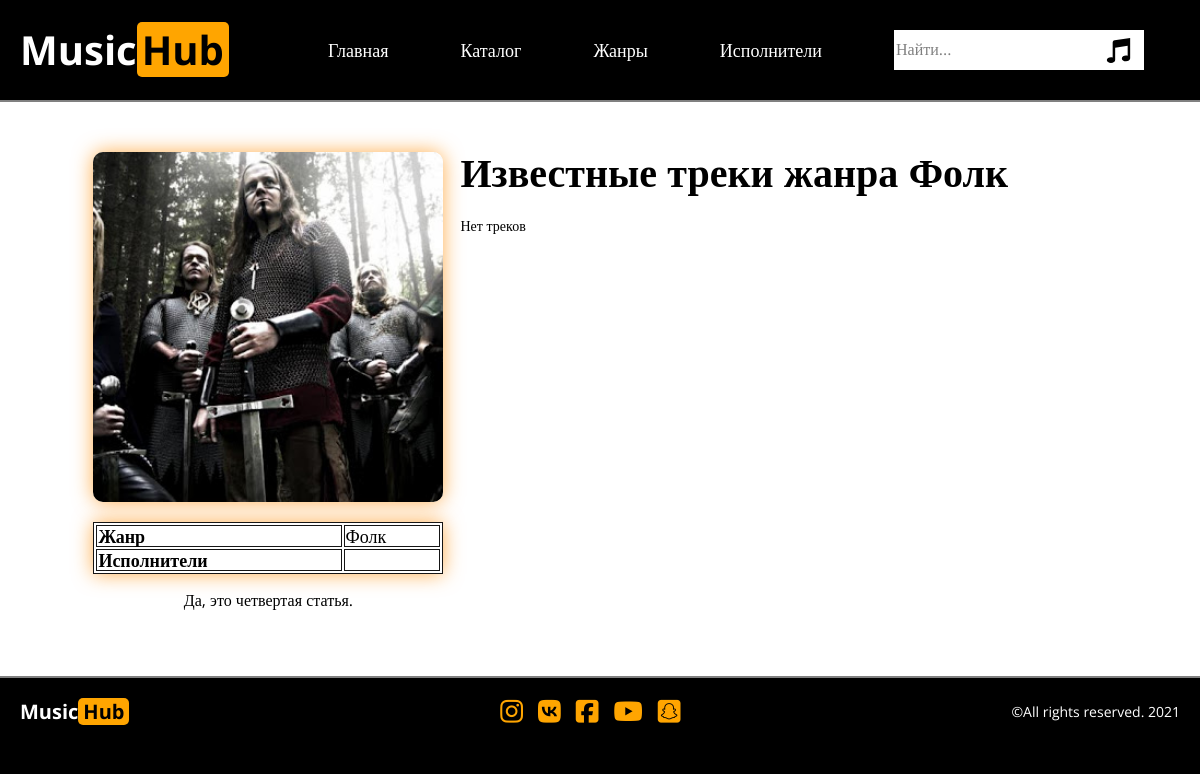
The app's page /single-genre.php?id=4 with its own data.
### tables this page shows
CREATE TABLE `categories` (
  `id` int(10) UNSIGNED NOT NULL,
  `name` char(200) NOT NULL,
  `cover` char(200) NOT NULL,
  `content` text NOT NULL
);

### single-genre.php (the view, shortened to what this page needs)
<?php
include_once "./templates/functions.php";
$id_genre = $_REQUEST["id"];
$sql = "SELECT * FROM `categories` WHERE `id` = '$id_genre'";
$res = $mysqli -> query($sql);
$resCat = $res -> fetch_assoc();
?>
<!DOCTYPE html>
<html lang="ru">
    <head>
        <link rel="stylesheet" type="text/css" href="css/style.css">
    </head>
    <body>
        <header>
            <div class="wrapper">
                <div class="container header">
                    <div class="header__item logo">Music<span>Hub</span>
                    </div>
                    <ul class="header__item header__nav">
                        <li class="header__nav--item"><a href="index.php">Главная</a></li>
                        <li class="header__nav--item"><a href="#">Каталог</a></li>
                        <li class="header__nav--item"><a href="genres.php">Жанры</a></li>
                        <li class="header__nav--item"><a href="authors.php">Исполнители</a></li>
                        <li class="header__nav--item">
                            <form name="search" method="post" action="search.php" class="search">
                                <input type="search" name="search_q" placeholder="Найти...">
                                <input type="image" src="img/music_player_sign_musical_note_icon_123811.svg">
                            </form>
                        </li>
                    </ul>
                </div>
            </div>
        </header>
        <main>
            <div class="wrapper single">
                <div class="container">
                    <div class="content">
                        <div class="sidebar">
                            <?php
                                single_cat($mysqli, $id_genre);
                            ?>
                        </div>
                        <div class="main">
                            <h1>Известные треки жанра <?= $resCat['name'] ?></h1>
                            <div class="loop__music--card">
                                <?php
                                    post_loop($mysqli, $id_genre, 6, 'cat_id');
                                ?>
                            </div>
                        </div>
                    </div>
                </div>
            </div>
        </main>
        <footer>
            <div class="wrapper">
                <div class="container">
                    <div class="header__item logo">Music<span>Hub</span></div>
                    <ul class="social">
                        <li><i class="fab fa-instagram"></i></li>
                        <li><i class="fab fa-vk"></i></li>
                        <li><i class="fab fa-facebook-square"></i></li>
                        <li><i class="fab fa-youtube"></i></li>
                        <li><i class="fab fa-snapchat-square"></i></li>
                    </ul>
                    <div class="copyright">©All rights reserved. 2021</div>
                </div>
            </div>
        </footer>
    </body>
</html>

### templates/functions.php (shortened to what this page needs)
            <?php
function single_cat ($mysqli, $id) {
    $sql = "SELECT * FROM `categories` WHERE `id` = '$id'";
    $res = $mysqli -> query($sql);
    if ($res -> num_rows > 0) {
        while ($resCat = $res -> fetch_assoc()) {
            ?>
            <img src="<?= $resCat['cover'] ?>" alt="">
            <table width="350" border="1.5" bordercolor="#151515">
                <tr>
                    <td class="col">Жанр</td>
                    <td><?= $resCat['name'] ?></td>
                </tr>
                <tr>
                    <td class="col">Исполнители</td>
                    <td>
                    </td>
                </tr>
            </table>
            <?= $resCat['content'] ?>
            <?php
        }
    } else {
        echo "Нет треков";
    }
}
            ?>
            <?php
function post_loop ($mysqli, $id, $num, $orderby) {
    $sql = "SELECT * FROM `music` WHERE `$orderby` = '$id' ORDER BY RAND() ";
    $i = 0;
    $res = $mysqli -> query($sql);
    if ($res -> num_rows > 0) {
        while ($i < $num && $resPost = $res -> fetch_assoc()) {
            $i++;
            ?>
            <a href="single-post.php?id=<?= $resPost['id'] ?>" class="music--card">
                <h4><?= $resPost['title'] ?></h4>
                <audio src="<?= $resPost['file_url'] ?>" type="audio/mpeg" controls="controls"></audio>
            </a>
            <?php
        }
    } else {
        echo "Нет треков";
    }
}

### css/style.css (style rules this page uses)
*, *:before, *:after { -moz-box-sizing: border-box; -webkit-box-sizing: border-box; box-sizing: border-box; }
nav, footer, header, aside { display: block; padding: 0; }
html, body { height: 100%; width: 100%; font-size: 100%; line-height: 1; font-size: 14px; -ms-text-size-adjust: 100%; -moz-text-size-adjust: 100%; -webkit-text-size-adjust: 100%; margin:0; overflow-x: hidden; }
input, button, textarea { font-family: inherit; }
a, a:visited { text-decoration: none; }
ul li { list-style: none; margin-block-start:0; margin-block-end:0; }
img { vertical-align: top; }
h1, h2, h3, h4, h5, h6 { font-size: inherit; font-weight: 400; }
body { font-family: 'Open Sans'; background-color: #000; color:#fff; }
.wrapper { display: flex; justify-content: center; }
header .wrapper { background-color: #000; border-bottom: 2px #808080 solid; }
.container { width: 1340px; padding: 0 20px; }
.header { display: flex; height: 100px; align-items: center; }
.logo { font-size: 40px; font-weight: 700; color:#fff; width: 20%; }
.logo span { background-color: orange; border-radius: 5px; padding: 0 5px; color:#000; }
.header__nav { display: flex; height: 100%; width: 80%; align-items: center; justify-content: space-around; }
.header__nav--item a { font-size: 18px; color: #fff; }
.search { height: 40px; background-color: #fff; width: 250px; display: flex; align-items: center; }
.search input[type="search"] { width: 85%; border:none; }
.search input[type="search"]::placeholder { color:grey; margin-left:15px; font-size: 16px; }
.search input[type="image"] { width: 25px; height: 25px; }
main .wrapper { position: relative; height: auto; }
main .container { display: flex; flex-direction: column; align-items: center; }
h1 { font-size: 40px; font-weight: 700; }
footer { height: 70px; border-top: 2px #808080 solid; }
footer .wrapper { height: 100%; }
footer .container { height: 100%; display: flex; align-items: center; justify-content: space-between; }
footer .logo { font-size: 20px; width: auto; }
.social { height: 100%; display: flex; align-items: center; }
.social i { font-size: 26px; color:orange; }
.social li:not(:last-child) { margin-right: 15px; }
.single { background-color: #fff; color:#000; }
.content { display: flex; justify-content: space-around; align-items: flex-start; padding: 50px; }
.content .sidebar { width: 30%; display: flex; flex-direction: column; align-items: center; justify-content: flex-start; }
.content .sidebar img { height: 350px; width: 350px; object-fit: cover; border-radius: 10px; box-shadow: 0 0 20px rgba(255,140,0,0.7); }
.content .main { width: 70%; display: flex; flex-direction: column; align-items: flex-start; justify-content: flex-start; margin-left: 50px; }
table { color:#000; font-size: 18px; margin-top:20px; box-shadow: 0 0 20px rgba(255,140,0,0.7); }
tr { padding: 2.5 0; }
.col { font-weight: 700; }
.sidebar p { font-size: 16px; line-height: 1.25; }
.main h1 { margin-block-start: 0; }
.loop__music--card { display: flex; flex-wrap: wrap; justify-content: space-between; }

### records on screen
categories: cover (picture), name "Фолк", content "Да, это четвертая статья."
